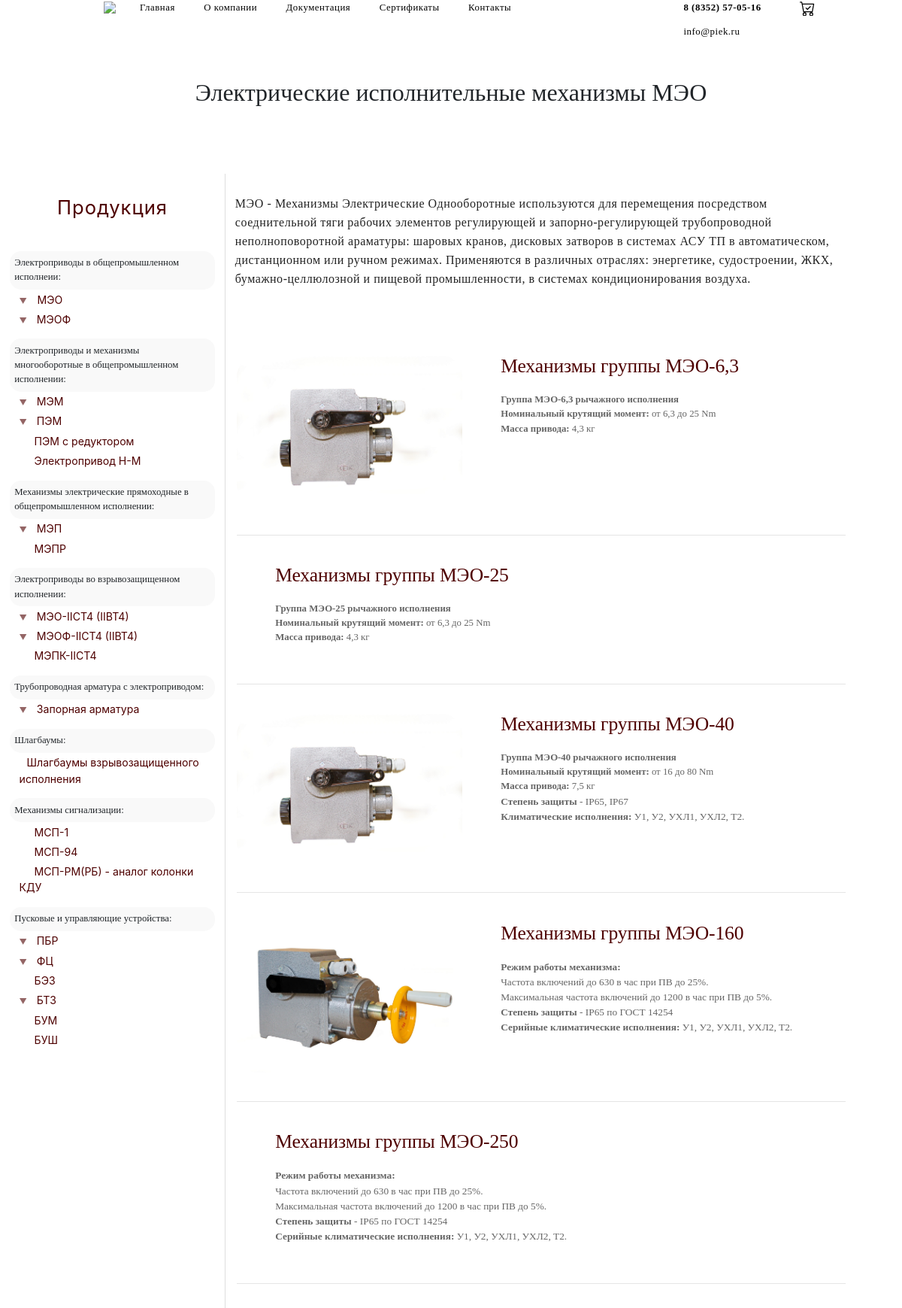
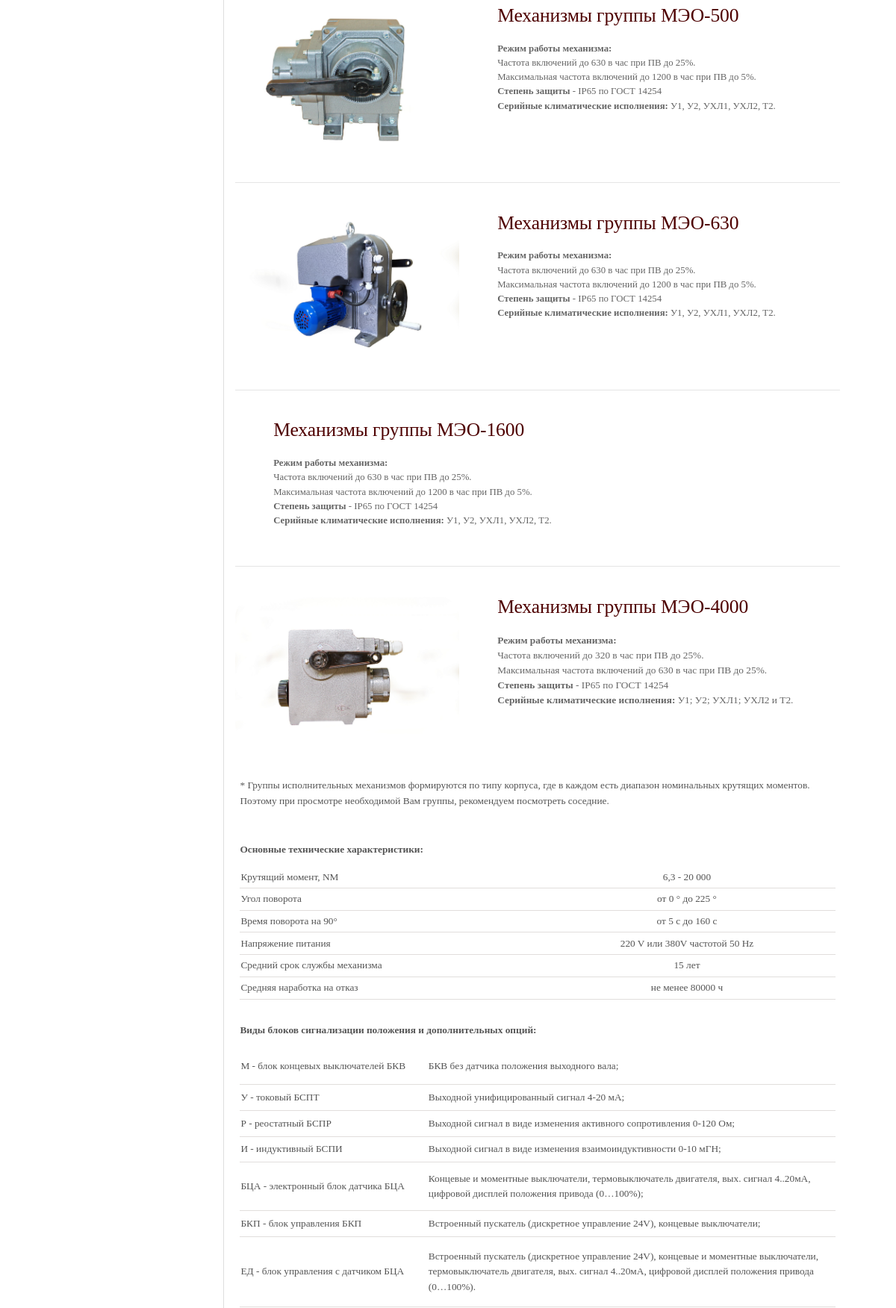
Screenshot of /catalog/mechanisms/meo/ (upper part) with the database file from the repository (2 pictures, top to bottom).
### mainapp/models.py (models this page shows, shortened)
class Group(models.Model):
    title       = models.CharField(max_length=250)
    position    = models.IntegerField('Позиция на странице', unique=True)
    meta_description = models.TextField(null=True, blank=True)
    name        = models.CharField('Название на странице группы', null=True, blank=True,max_length=250)
    img         = models.ImageField(upload_to='main_page', null=True, blank=True)
    slug        = models.CharField('url', unique=True, null=True, blank=True, max_length=200, help_text='for instance, "mechanisms/meo"' )
    description = HTMLField(null=True, blank=True)
    content     = HTMLField(null=True, blank=True)
    pic_of_hat  = models.ImageField(upload_to='pic_of_hat', null=True, blank=True, help_text='size: 1920x500px')
    class Meta:
        ordering = ['position']

class Product(models.Model):
    parent       = models.ForeignKey(Group, on_delete=models.CASCADE)
    slug_product = models.SlugField('url', help_text='for instance, "40 or 6_3"')
    meta_description = models.TextField(null=True, blank=True)
    img          = models.ImageField('Изображение для ссылки', upload_to='mechanisms_preview')
    href_title   = models.CharField("title group", max_length=250,)
    name         = models.CharField(max_length=250)
    h1_mod       = models.CharField(max_length=250)
    mod_table    = HTMLField(help_text="Указание идентификатора обязательно. id = 'MOD'")
    description  = HTMLField('description group', null=True, blank=True)
    content      = HTMLField()
    class Meta:
        ordering = ['id']

### mainapp/views.py (the view)
# urls.py: path('catalog/<path:slug>/', SubgroupDetailView, name='SubgroupDetailView'),
def SubgroupDetailView(request, slug):
    subgroup_info = get_object_or_404(Group, slug=slug)
    product_list  = Product.objects.filter(parent__slug=slug)
    return render(
    request,
    'mainapp/SubgroupDetailView.html',
    context = {
    'subgroup_info' : subgroup_info,
    'product_list'  : product_list,
    'in_cart_counter': cart_counter(request),
    })

### mainapp/views.py (called while the page is built)
def cart_counter(request):
    counter = 0
    if 'piek_cart' in request.session:
        for i in range(0, len(request.session['piek_cart'])):
            counter += int(request.session['piek_cart'][i].get('quantity'))
    return counter

### mainapp/templates/mainapp/SubgroupDetailView.html (shortened to what this page needs)
<!DOCTYPE html>
{% load static %}
<html xmlns="http://www.w3.org/1999/xhtml">
<head>
	{% include 'mainapp/head-property.html' %}
	<link href="{% static 'css/SubgroupDetailView.css' %}" rel="stylesheet">
</head>
<body>
	{% if subgroup_info.pic_of_hat %}
	<style media="screen">
	:root{
		--navbar_bg_color: inherit;
		--nav_link_color: #fff;
		}
	</style>
	<div class="banner" style="background-image: url({{ subgroup_info.pic_of_hat.url }});">
		{% include 'mainapp/header.html' %}
		<div class="container h-75">
		<h1
		class="container banner-title align-middle p-3">{{subgroup_info.name}}</h1>
	</div>
</div>
<style media="screen">
.main-property{
	margin-top: 465px;
	border-top-left-radius: 40px;
	border-top-right-radius: 40px;
	z-index: 10;
	-webkit-box-shadow: 0px -4px 1px 1px rgba(237,237,237,1);
	-moz-box-shadow: 0px -4px 1px 1px rgba(237,237,237,1);
	box-shadow: 0px -4px 1px 1px rgba(237,237,237,1);
}
main{margin-bottom: -40px !important;}
.footer{position: relative;}
@media (max-width: 768px){
	.main-property {
		border-top-left-radius: 0px;
		border-top-right-radius: 0px;
		margin-top: 0px !important;
	}
	.banner{
		position: relative;
		top: 0 !important;
		z-index: 99;
	}
}
</style>
{% else %}
{% include 'mainapp/header.html' %}
<div class="container title" style="z-index: 3!important; position: relative;background-color: #fff;">
	<div class="rellax" data-rellax-speed="3">
		<h1 class="d-flex justify-content-center iphone-text-small py-md-3 py-5 px-3 text-center mb-0">{{subgroup_info.name}}</h1>
	</div>
</div>
{% endif %}
<main class="main-property">
	<div class="row p-0 m-0">
		<div class="col-lg-3 d-none d-lg-flex justify-content-center p-0">
			{% include 'mainapp/sidebar.html' %}
		</div>
		<div class="col-12 col-lg-9 col-xxl-6 col-xxl-pre-index col-xxl-6-index p-0">
			<div id="content-right">
				{% if subgroup_info.description %}<div class="px-3 pt-5 subgroup-description">{{subgroup_info.description | safe }}</div>{% endif %}
				<section class="container m-auto pt-5">
					{% for product in product_list %}
					<div class="d-flex wrapper py-2 py-md-5 ">
						<a href="info/{{ product.slug_product }}" class="w-100">
							<div class="d-flex">
								<div class="flex-column justify-content-start py-3 py-md-0">
									<img src="{{ product.img.url }}" alt="">
								</div>
								<div class="flex-column justify-content-center w-100 px-md-5 position-relative">
									<h1 class="pb-md-3 px-3 py-4 py-md-0 text-center text-sm-left">{{ product.href_title }}</h1>
									<div class="d-none px-3 py-2 py-md-0 d-sm-flex">{{ product.description |safe }}</div>
								</div>
							</div>
						</a>
					</div>
					{% endfor %}
				</section>
				<section class="container pb-5">
					<div class="content p-2">{{ subgroup_info.content|safe }}</div>
				</section>
		</div>
	</div>
</main>
</body>
</html>

### static/css/normal.css (style rules this page uses)
@media (min-width: 1200px) and (max-width: 1400px) { .col-xxl-6 { display: flex; flex: 0 0 70%; max-width: 70%; } }
.container { max-width: 1050px !important; padding-top:0px; }
html { margin-top: -25px; width: 100%; max-width: 100%; font-size: 0.8em; -webkit-font-smoothing: antialiased; }
body { width: 100% !important; overflow-x: hidden; margin: 0; padding: 0; overflow: visible; }
main { position: relative; margin: 0 auto; z-index: 2; border-bottom-left-radius: 40px; border-bottom-right-radius: 40px; background-color: #fff; }
.title { padding: 5em; }
.container p,h1,h2,h3 { font-family: "Raleway"; }

### static/css/SubgroupDetailView.css (style rules this page uses)
.subgroup-description p, .subgroup-description span { font-family: 'Raleway'; font-weight: 400; color: #222222; font-size: 1.2em; line-height: 25px; letter-spacing: .54px; }
.title h1 { font-family: 'SF Ui Display'; font-weight: 400; }
.content { font-family: 'SF UI Text'; color: #555; }
.content strong, .content span { font-family: 'SF UI Text'; }
table { max-width: 100%; border: hidden; border-bottom: 1px solid #e1dedc; }
table td { border-right: hidden; }
table tr { border-bottom: 1px solid #e1dedc; transition-duration: .2s; }
.wrapper:nth-of-type(1) { border: none; }
.wrapper { position: relative; border-top: 1px solid rgba(0,0,0,.1); transition: .3s; }
.wrapper h1 { font-family: 'SF UI Display'; font-weight: normal; font-size: 2em; color: #4e0000; letter-spacing: -.005em; }
.wrapper p { font-family: 'SF UI Text'; color: #666; }
.wrapper img { width: 300px; height: auto; border-radius: 30px; }

### mainapp/templates/mainapp/SubgroupDetailView.html (style rules this page uses)
:root { --navbar_bg_color: #fff; --nav_link_color: #000; }

### rows the page displays
Group: name "Электрические исполнительные механизмы МЭО", description "МЭО - Механизмы Электрические Однооборотные используются для перемещения посредством соеднительной тяги рабочих элементов регулирующей и запорно-регулирующей трубопроводной неполноповоротной араматуры: шаровых кранов, дисковых затворов в системах АСУ ТП в автоматическом, дистанционном или ручном режимах. Применяются в различных отраслях: энергетике, судостроении, ЖКХ, бумажно-целлюлозной и пищевой промышленности, в системах кондиционирования воздуха.", content "* Группы исполнительных механизмов формируются по типу корпуса, где в каждом есть диапазон номинальных крутящих моментов. Поэтому при просмотре необходимой Вам группы, рекомендуем посмотреть соседние. Основные технические характеристики: Крутящий момент, NM 6,3 - 20 000 Угол поворота от 0 ° до 225 ° Время поворота на 90° от 5 с до 160 с Напряжение питания 220 V или 380V частотой 50 Hz Средний срок службы механизма 15 лет Средняя наработка на отказ не менее 80000 ч Виды блоков сигнализации положения и дополнительных опций: М - блок концевых выключателей БКВ БКВ без датчика положения выходного вала; У - токовый БСПТ Выходной унифицированный сигнал 4-20 мА; Р - реостатный БСПР Выходной сигнал…"
Product: img (picture), href_title "Механизмы группы МЭО-6,3", description "Группа МЭО-6,3 рычажного исполнения Номинальный крутящий момент: от 6,3 до 25 Nm Масса привода: 4,3 кг"
Product: href_title "Механизмы группы МЭО-25", description "Группа МЭО-25 рычажного исполнения Номинальный крутящий момент: от 6,3 до 25 Nm Масса привода: 4,3 кг"
Product: img (picture), href_title "Механизмы группы МЭО-40", description "Группа МЭО-40 рычажного исполнения Номинальный крутящий момент: от 16 до 80 Nm Масса привода: 7,5 кг Степень защиты - IР65, IР67 Климатические исполнения: У1, У2, УХЛ1, УХЛ2, Т2."
Product: img (picture), href_title "Механизмы группы МЭО-160", description "Режим работы механизма: Частота включений до 630 в час при ПВ до 25%. Максимальная частота включений до 1200 в час при ПВ до 5%. Степень защиты - IР65 по ГОСТ 14254 Серийные климатические исполнения: У1, У2, УХЛ1, УХЛ2, Т2."
Product: href_title "Механизмы группы МЭО-250", description "Режим работы механизма: Частота включений до 630 в час при ПВ до 25%. Максимальная частота включений до 1200 в час при ПВ до 5%. Степень защиты - IР65 по ГОСТ 14254 Серийные климатические исполнения: У1, У2, УХЛ1, УХЛ2, Т2."
Product: img (picture), href_title "Механизмы группы МЭО-500", description "Режим работы механизма: Частота включений до 630 в час при ПВ до 25%. Максимальная частота включений до 1200 в час при ПВ до 5%. Степень защиты - IР65 по ГОСТ 14254 Серийные климатические исполнения: У1, У2, УХЛ1, УХЛ2, Т2."
Product: img (picture), href_title "Механизмы группы МЭО-630", description "Режим работы механизма: Частота включений до 630 в час при ПВ до 25%. Максимальная частота включений до 1200 в час при ПВ до 5%. Степень защиты - IР65 по ГОСТ 14254 Серийные климатические исполнения: У1, У2, УХЛ1, УХЛ2, Т2."
Product: href_title "Механизмы группы МЭО-1600", description "Режим работы механизма: Частота включений до 630 в час при ПВ до 25%. Максимальная частота включений до 1200 в час при ПВ до 5%. Степень защиты - IР65 по ГОСТ 14254 Серийные климатические исполнения: У1, У2, УХЛ1, УХЛ2, Т2."
Product: img (picture), href_title "Механизмы группы МЭО-4000", description "Режим работы механизма: Частота включений до 320 в час при ПВ до 25%. Максимальная частота включений до 630 в час при ПВ до 25%. Степень защиты - IР65 по ГОСТ 14254 Серийные климатические исполнения: У1; У2; УХЛ1; УХЛ2 и Т2."
